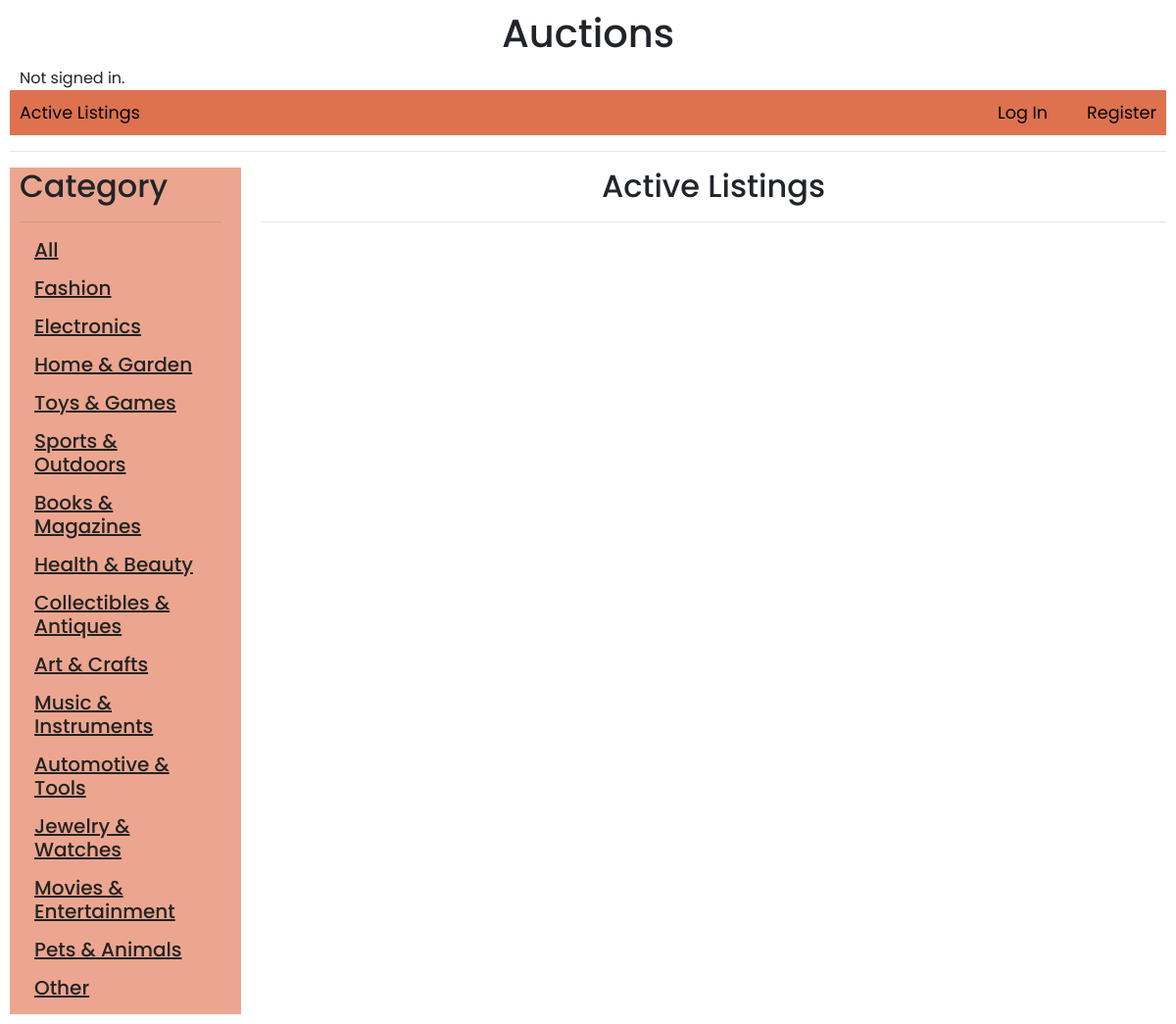
Screenshot of /?q=Fashion with the database file from the repository.
### auctions/models.py (models this page shows, shortened)
class Category(models.Model):
    name = models.CharField(max_length=40)
    updated = models.DateTimeField(auto_now=True)
    created = models.DateTimeField(auto_now_add=True)
    class Meta:
        ordering = ['created']

### auctions/views.py (the view)
# urls.py: path("", views.index, name="index"),
def index(request):
    q = request.GET.get('q') if request.GET.get('q') != None else ''
    listings = AuctionListing.objects.filter(
        Q(is_active=True) &
        Q(category__name__icontains=q)
        )
    for listing in listings:
        highest_bid = Bid.objects.filter(listing=listing).first()
        listing.max_bid = highest_bid.amount if highest_bid else None
    Categories = Category.objects.all()
    context = {'listings':listings,
               'Categories':Categories}
    return render(request, "auctions/index.html", context)

### auctions/templates/auctions/index.html (shortened to what this page needs)
{% extends "auctions/layout.html" %}
{% block body %}
<div class="home-container">
    <div class="Category-container" style="background-color: #eca68f;">
        {% include 'auctions/category.html' %}
    </div>
    <div class="listings-container">
        <h2 class="title">Active Listings</h2>
        <hr>
    </div>
{% endblock %}

### auctions/templates/auctions/category.html
<h2>Category</h2>
<hr>
    <div class="category">
        <a href="{% url 'index' %}"><h5>All</h5></a>
    </div>
{% for Categorie in Categories %}
    <div class="category">
        <a href="{% url 'index' %}?q={{Categorie.name}}"><h5>{{Categorie.name}}</h5></a>
    </div>
{% endfor %}

### auctions/static/auctions/styles.css (style rules this page uses)
body { padding: 10px; font-family: 'Poppins', sans-serif; }
body .title { text-align: center; margin-bottom: 10px; }
.home-container { display: grid; grid-template-columns: 1fr 4fr; }
.Category-container { background-color: #eca68f; padding-right: 20px; padding-left: 10px; }
.category { margin: 15px; }
.category a { color: rgb(35, 35, 35); font-size: 0.9em; text-decoration:underline; }
.listings-container { padding-left: 20px; }

### rows the page displays
Category: name "Fashion"
Category: name "Electronics"
Category: name "Home & Garden"
Category: name "Toys & Games"
Category: name "Sports & Outdoors"
Category: name "Books & Magazines"
Category: name "Health & Beauty"
Category: name "Collectibles & Antiques"
Category: name "Art & Crafts"
Category: name "Music & Instruments"
Category: name "Automotive & Tools"
Category: name "Jewelry & Watches"
Category: name "Movies & Entertainment"
Category: name "Pets & Animals"
Category: name "Other"
